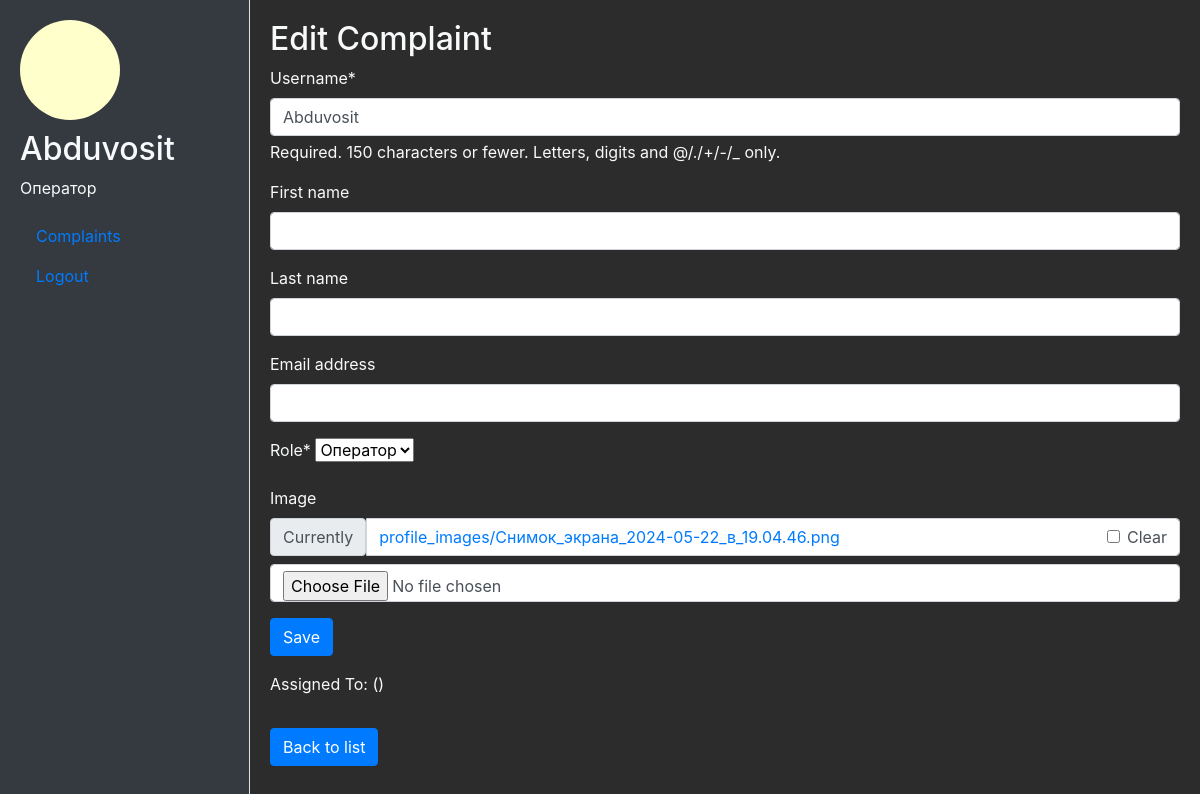
/crm_app/profile/ (signed in), run on the app's committed database.
### crm_app/models.py (models this page shows, shortened)
class CustomUser(AbstractUser):
    ROLE_CHOICES = (
        ('operator', 'Оператор'),
        ('back_office', 'Бэк-офис'),
    )
    role = models.CharField(max_length=30, choices=ROLE_CHOICES)
    image = models.ImageField(upload_to='profile_images/', blank=True, null=True)

### crm_app/views.py (the view)
# urls.py: path('profile/', views.edit_profile, name='edit_profile'),
@login_required
def edit_profile(request):
    if request.method == 'POST':
        form = CustomUserForm(request.POST, request.FILES, instance=request.user)
        if form.is_valid():
            form.save()
            return redirect('complaint_list')
    else:
        form = CustomUserForm(instance=request.user)
    return render(request, 'crm_app/profile_form.html', {'form': form})

### crm_app/forms.py
class CustomUserForm(forms.ModelForm):
    class Meta:
        model = CustomUser
        fields = ['username', 'first_name', 'last_name', 'email', 'role', 'image']

### crm_app/templates/crm_app/profile_form.html (shortened to what this page needs)
{% extends "base.html" %}
{% load crispy_forms_tags %}
{% block content %}
    <h2>{% if form.instance.pk %}Edit Complaint{% else %}Create Complaint{% endif %}</h2>
    <form method="post" enctype="multipart/form-data">
        {{ form|crispy }}
        <button type="submit" class="btn btn-primary">Save</button>
    </form>
    {% if form.instance.pk %}
        <p>Assigned To: {{ form.instance.assigned_to.get_full_name }} ({{ form.instance.assigned_to.username }})</p>
    {% endif %}
    <a href="{% url 'complaint_list' %}" class="btn btn-secondary mt-3">Back to list</a>
{% endblock %}

### crm_app/templates/base.html (shortened to what this page needs)
<html lang="en">
<head>
    {% load static %}
    <link href="https://stackpath.bootstrapcdn.com/bootstrap/4.5.2/css/bootstrap.min.css" rel="stylesheet">
</head>
<body>
    <div class="sidebar">
        {% if request.user.image %}
            <img src="{{ request.user.image.url }}" alt="{{ request.user.username }}">
        {% else %}
            <img src="{% static 'images/default_profile.png' %}" alt="Default Profile">
        {% endif %}
        <h2>{{ request.user.username }}</h2>
        <p>{{ request.user.get_role_display }}</p>
        <nav class="nav flex-column">
            <a class="nav-link" href="{% url 'complaint_list' %}">Complaints</a>
            <a class="nav-link" href="{% url 'logout' %}">Logout</a>
        </nav>
    </div>
    <div class="content">
        {% block content %}{% endblock %}
    </div>
</body>
</html>

### crm_app/templates/base.html (style rules this page uses)
body { display: flex; background-color: #2c2c2c; color: #f8f9fa; }
.sidebar { width: 250px; padding: 20px; background-color: #343a40; color: #f8f9fa; border-right: 1px solid #dee2e6; height: 100vh; }
.sidebar img { border-radius: 50%; width: 100px; height: 100px; }
.sidebar h2 { margin-top: 10px; }
.content { flex-grow: 1; padding: 20px; background-color: #2c2c2c; }
.btn-primary, .btn-warning, .btn-secondary { background-color: #007bff; border-color: #007bff; }

### data on the page
CustomUser: user.image (picture), user.username "Abduvosit", user.role "Оператор", username "Abduvosit", role "Оператор"
